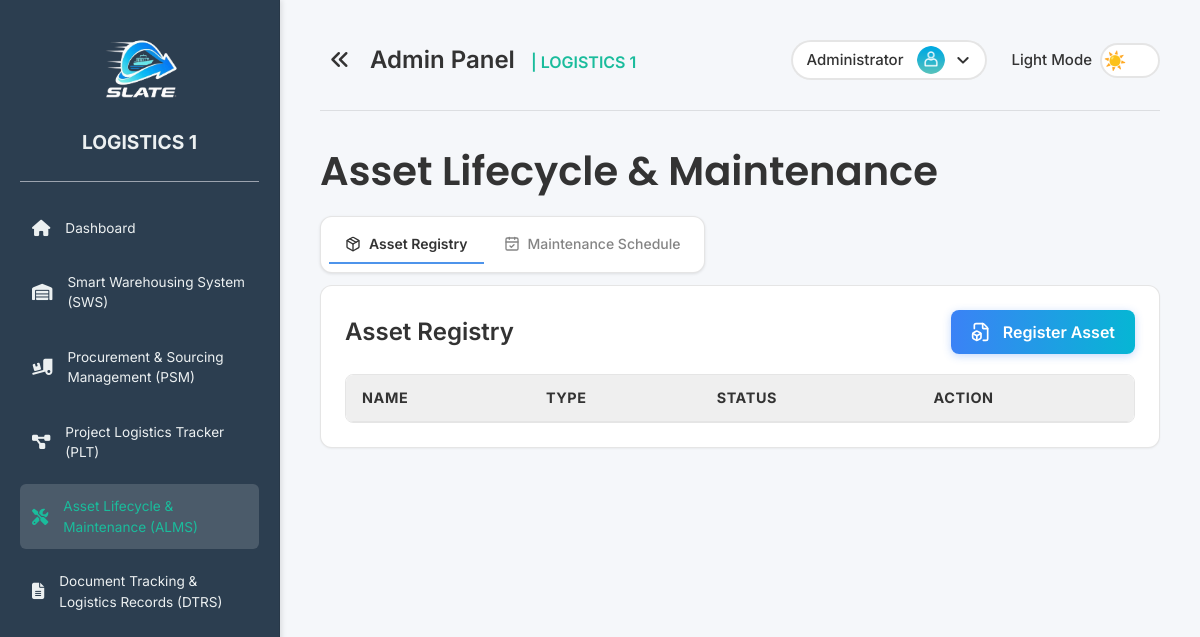
Before: /pages/asset_lifecycle_maintenance.php (signed in) with the older database file.
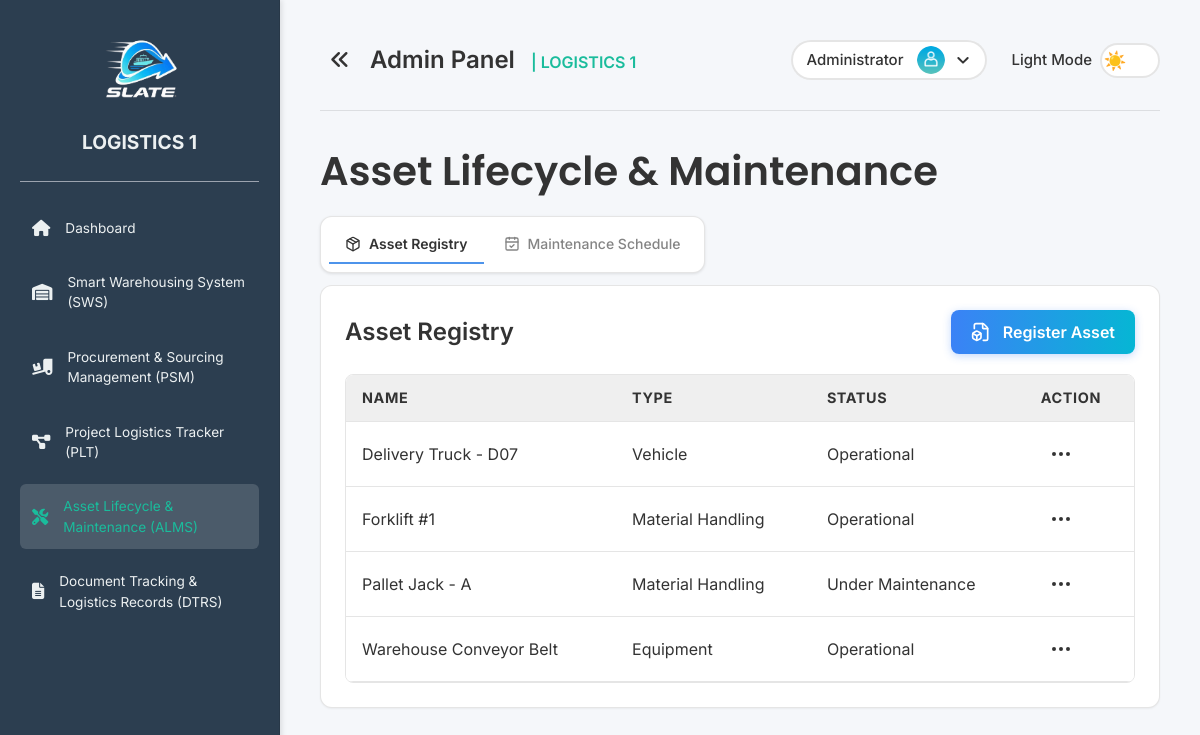
After: the same page with the newer database file.
### tables this page shows
CREATE TABLE `assets` (
  `id` int NOT NULL,
  `asset_name` varchar(255) NOT NULL,
  `asset_type` varchar(100) DEFAULT NULL,
  `purchase_date` date DEFAULT NULL,
  `status` varchar(50) DEFAULT 'Operational',
  `created_at` timestamp NULL DEFAULT CURRENT_TIMESTAMP
);

### includes/functions/asset.php (called while the page is built, shortened)
<?php
function getAllAssets() {
    $conn = getDbConnection();
    $result = $conn->query("SELECT * FROM assets ORDER BY asset_name ASC");
    $assets = $result ? $result->fetch_all(MYSQLI_ASSOC) : [];
    return $assets;
}
?>

### pages/asset_lifecycle_maintenance.php (the view, shortened to what this page needs)
<?php
require_once '../includes/functions/asset.php';
$assets = getAllAssets();
?>
<!DOCTYPE html>
<html lang="en">
<head>
  <link rel="stylesheet" href="../assets/css/styles.css">
  <link rel="stylesheet" href="../assets/css/sidebar.css">
  <link rel="stylesheet" href="https://cdnjs.cloudflare.com/ajax/libs/font-awesome/6.7.2/css/all.min.css">
  <script src="https://cdn.tailwindcss.com"></script>
</head>
<body>
  <div class="sidebar" id="sidebar"> <?php include '../partials/sidebar.php'; ?> </div>
  <div class="main-content-wrapper" id="mainContentWrapper">
    <div class="content" id="mainContent">
      <?php include '../partials/header.php'; ?>
      <h1 class="font-semibold page-title">Asset Lifecycle & Maintenance</h1>
      <div class="tabs-container mb-3">
        <div class="tabs-bar">
          <button class="tab-button active" data-tab="asset-registry">
            <i data-lucide="package" class="w-4 h-4 mr-2"></i>
            Asset Registry
          </button>
          <button class="tab-button" data-tab="maintenance-schedule">
            <i data-lucide="calendar-check" class="w-4 h-4 mr-2"></i>
            Maintenance Schedule
          </button>
        </div>
      </div>
      <div class="tab-content active" id="asset-registry-tab">
        <div class="grid grid-cols-1 lg:grid-cols-1 gap-8">
          <div class="bg-[var(--card-bg)] border border-[var(--card-border)] rounded-xl p-6 shadow-sm">
            <div class="flex justify-between items-center mb-5">
              <h2 class="text-2xl font-semibold text-[var(--text-color)]">Asset Registry</h2>
              <?php if ($_SESSION['role'] === 'admin' || $_SESSION['role'] === 'alms'): ?>
              <button type="button" class="btn-primary" onclick="openCreateAssetModal()">
                <i data-lucide="file-box" class="w-5 h-5 lg:mr-2 sm:mr-0"></i><span class="hidden sm:inline">Register Asset</span>
              </button>
              <?php endif; ?>
            </div>
            <div class="table-container">
              <table class="data-table">
                <thead>
                  <tr>
                    <th>Name</th>
                    <th>Type</th>
                    <th>Status</th>
                    <?php if ($_SESSION['role'] === 'admin' || $_SESSION['role'] === 'alms'): ?><th>Action</th><?php endif; ?>
                  </tr>
                </thead>
                <tbody>
                  <?php foreach($assets as $asset): ?>
                  <tr>
                    <td class="py-3 px-4 border-b border-[var(--card-border)]"><?php echo htmlspecialchars($asset['asset_name']); ?></td>
                    <td class="py-3 px-4 border-b border-[var(--card-border)]"><?php echo htmlspecialchars($asset['asset_type']); ?></td>
                    <td class="py-3 px-4 border-b border-[var(--card-border)]"><?php echo htmlspecialchars($asset['status']); ?></td>
                    <?php if ($_SESSION['role'] === 'admin' || $_SESSION['role'] === 'alms'): ?>
                    <td class="py-3 px-4 border-b border-[var(--card-border)]">
                      <div class="relative">
                        <button type="button" class="action-dropdown-btn p-2 rounded-full transition-colors" onclick="toggleAssetDropdown(<?php echo $asset['id']; ?>)">
                          <i data-lucide="more-horizontal" class="w-6 h-6"></i>
                        </button>
                      </div>
                    </td>
                    <?php endif; ?>
                  </tr>
                  <?php endforeach; ?>
                </tbody>
              </table>
            </div>
          </div>
        </div>
      </div>
    </div>
  </div>
</body>
</html>

### partials/sidebar.php (shortened to what this page needs)
<div class="sidebar" id="sidebar">
  <div class="logo">
    <img src="../assets/images/slate1.png" alt="SLATE Logo">
  </div>
  <div class="system-name">LOGISTICS 1</div>
  <br><hr class="border-t text-[0.2px] border-gray-400"><br>
  <a href="../pages/dashboard.php" class="sidebar-sub-item">
    <i class="fas fa-home sidebar-icon"></i> Dashboard
  </a>
  <?php if ($_SESSION['role'] === 'smart_warehousing' || $_SESSION['role'] === 'admin'): ?>
    <a href="../pages/smart_warehousing.php" class="sidebar-sub-item">
      <i class="fas fa-warehouse sidebar-icon"></i> Smart Warehousing System (SWS)
    </a>
  <?php endif; ?>
  <?php if ($_SESSION['role'] === 'procurement' || $_SESSION['role'] === 'admin'): ?>
    <a href="../pages/procurement_sourcing.php" class="sidebar-sub-item">
      <i class="fas fa-truck-loading sidebar-icon"></i> Procurement & Sourcing Management (PSM)
    </a>
  <?php endif; ?>
  <?php if ($_SESSION['role'] === 'plt' || $_SESSION['role'] === 'admin'): ?>
    <a href="../pages/project_logistics_tracker.php" class="sidebar-sub-item">
      <i class="fas fa-project-diagram sidebar-icon"></i> Project Logistics Tracker (PLT)
    </a>
  <?php endif; ?>
  <?php if ($_SESSION['role'] === 'alms' || $_SESSION['role'] === 'admin'): ?>
    <a href="../pages/asset_lifecycle_maintenance.php" class="sidebar-sub-item">
      <i class="fas fa-tools sidebar-icon"></i> Asset Lifecycle & Maintenance (ALMS)
    </a>
  <?php endif; ?>
  <?php if ($_SESSION['role'] === 'dtrs' || $_SESSION['role'] === 'admin'): ?>
    <a href="../pages/document_tracking_records.php" class="sidebar-sub-item">
      <i class="fas fa-file-alt sidebar-icon"></i> Document Tracking & Logistics Records (DTRS)
    </a>
  <?php endif; ?>
</div>

### partials/header.php (shortened to what this page needs)
<div class="header">
  <div class="hamburger" id="hamburger">
    <i class="fa-solid fa-angles-left close-icon" id="xmarkIcon"></i>
  </div>
  <div>
    <h1><?php echo ($_SESSION['role'] === 'admin') ? 'Admin Panel' : 'Staff Panel'; ?> <span class="system-title">| LOGISTICS 1</span></h1>
  </div>
    <div class="theme-toggle-container">
        <div class="admin-profile-dropdown">
            <div class="admin-profile flex items-center bg-[var(--card-bg)] rounded-full shadow-[inset_0_0_0_2px_var(--border-color)] p-2 pr-2" id="adminProfileToggle">
                <span class="admin-name ml-2 mr-1 text-[var(--text-color)]"><?php echo ($_SESSION['role'] === 'admin') ? 'Administrator' : ucfirst($_SESSION['username'] ?? 'User'); ?></span>
                <img src="../assets/images/admin.png" alt="Admin Avatar" class="admin-avatar h-7 w-7 rounded-full">
                <svg class="w-4 h-4 text-[var(--text-color)] mr-2" fill="none" stroke="currentColor" viewBox="0 0 24 24" xmlns="http://www.w3.org/2000/svg">
                    <path stroke-linecap="round" stroke-linejoin="round" stroke-width="3" d="M19 9l-7 7-7-7"></path>
                </svg>
            </div>
        </div>
        <span class="theme-label ml-4"></span>
        <label class="theme-switch">
            <span class="slider"></span>
        </label>
    </div>
</div>
<div class="header-line"></div>

### assets/css/sidebar.css (style rules this page uses)
html.loaded body { visibility: visible !important; opacity: 1 !important; transition: opacity 0.2s ease-in-out; }
.sidebar { width: 280px; min-width: 250px; background: var(--sidebar-bg); color: var(--sidebar-text); padding: 20px; transition: all 0.5s ease; transform: translateX(0); position: fixed; top: 0; left: 0; height: 100vh; overflow-y: auto; overflow-x: hidden; box-shadow: 2px 0 5px rgba(0,0,0,0.1); border-right: 1px solid var(--border-color); z-index: 50; }
html.loaded .sidebar { opacity: 1; visibility: visible; }
.system-name { font-size: 1.2em; font-weight: bold; text-align: center; }
.logo { text-align: center; margin-bottom: 30px; }
.logo img { width: 100px; height: auto; display: block; margin: 0 auto; max-width: 100%; }
.sidebar a { display: flex; align-items: center; color: var(--sidebar-text); padding: 12px; font-size: 0.85em; margin-bottom: 10px; text-decoration: none; border-radius: 6px; transition: all 0.5s ease; white-space: normal; word-wrap: break-word; overflow: hidden; text-overflow: ellipsis; }
.sidebar-icon { margin-right: 15px; font-size: 1.2em; flex-shrink: 0; line-height: 1; color: var(--sidebar-text); }
.sidebar a.active { background: rgba(255, 255, 255, 0.15); color: var(--primary-color); }
.sidebar a.active .sidebar-icon { color: var(--primary-color); }
.sidebar-sub-item { padding-left: 30px; font-size: 0.95em; margin-bottom: 5px; }
.main-content-wrapper { flex: 1; display: flex; flex-direction: column; overflow-y: auto; height: 100vh; margin-left: 280px; transition: margin-left 0.5s ease; }

Changed rows visible on the page:
added assets: asset_name "Delivery Truck - D07", asset_type "Vehicle", status "Operational"
added assets: asset_name "Forklift #1", asset_type "Material Handling", status "Operational"
added assets: asset_name "Pallet Jack - A", asset_type "Material Handling", status "Under Maintenance"
added assets: asset_name "Warehouse Conveyor Belt", asset_type "Equipment", status "Operational"
